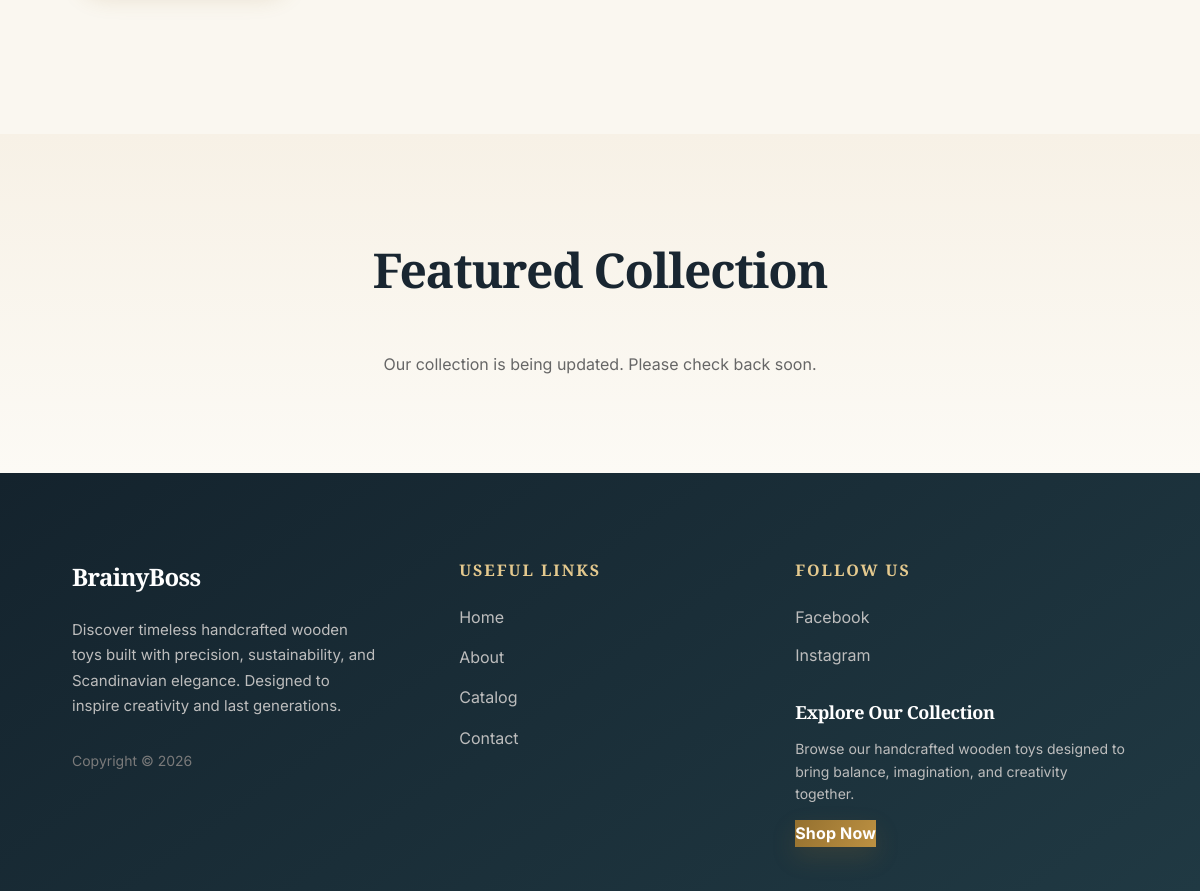
The app's page / (lower part), older data.
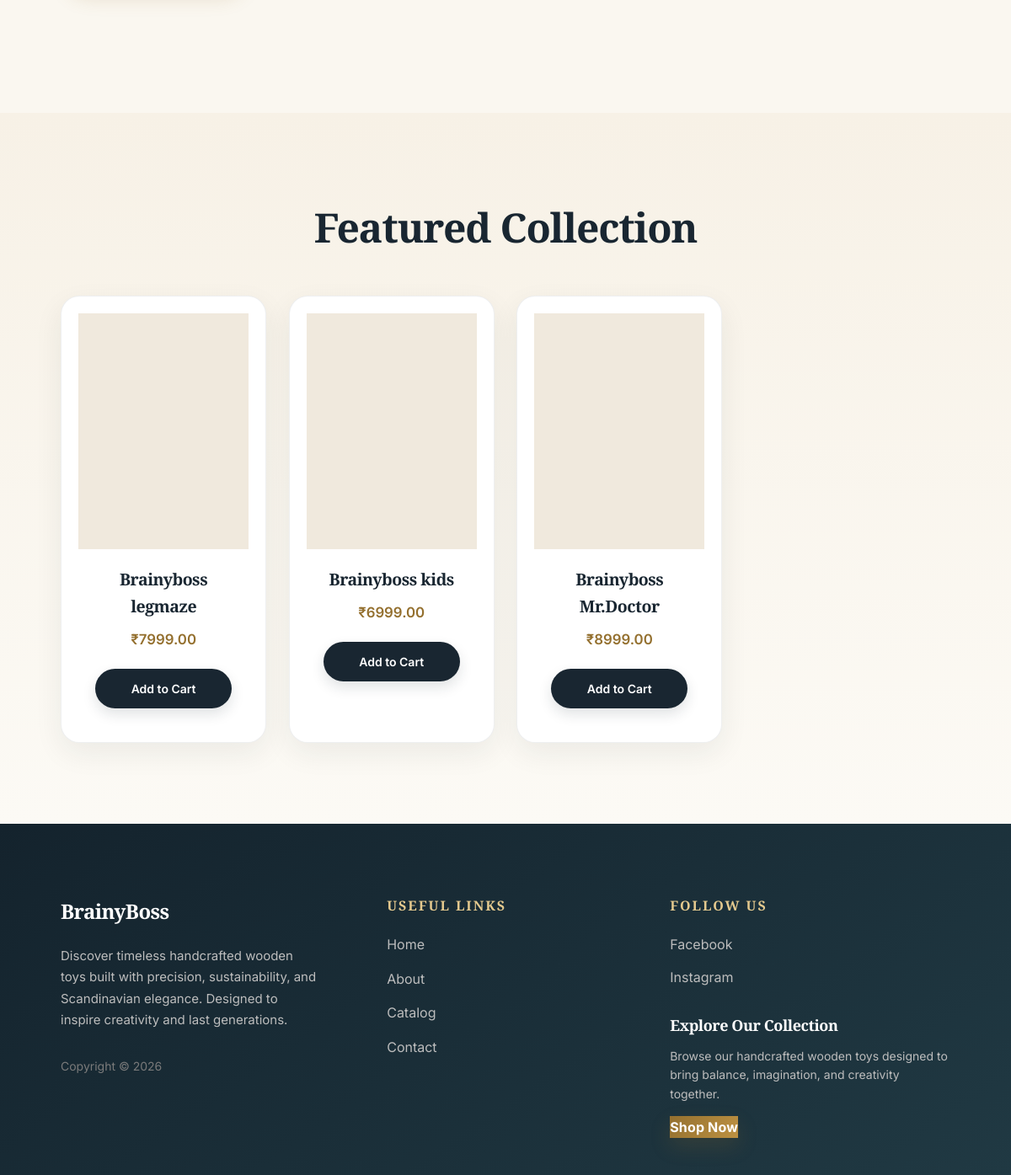
The same page, newer data.
### store/models.py (models this page shows, shortened)
class Product(models.Model):
    name = models.CharField(max_length=200)
    price = models.DecimalField(max_digits=10, decimal_places=2)
    description = models.TextField(blank=True)
    image = models.ImageField(upload_to='products/', blank=True, null=True)
    stock = models.IntegerField(default=0)
    created_at = models.DateTimeField(auto_now_add=True)

### store/views.py (the view)
# urls.py: path('', views.home, name='home'),
def home(request):
    featured_products = Product.objects.only('id', 'name', 'price', 'image').order_by('created_at')[:3]
    return render(request, 'home.html', {'featured_products': featured_products})

### store/context_processors.py (called while the page is built)
def cart_count(request):
    if not request.user.is_authenticated:
        return {'cart_count': 0}
    total = CartItem.objects.filter(cart__user_id=request.user.pk).aggregate(total=Sum('quantity'))['total']
    return {'cart_count': total or 0}

### store/templates/home.html (shortened to what this page needs)
{% load static %}
<!DOCTYPE html>
<html lang="en">
<head>
<link rel="stylesheet" href="{% static 'style.css' %}">
</head>
<body>
<section id="about" class="about">
</section>
<section class="featured">
  <h2>Featured Collection</h2>
  <div class="product-grid">
    {% for product in featured_products %}
      <article class="product-card">
        <div class="product-image">
          {% if product.image %}
            <img src="{{ product.image.url }}" alt="{{ product.name }}" loading="lazy" decoding="async">
          {% else %}
            <img src="{% static 'img/default.jpg' %}" alt="{{ product.name }}" loading="lazy" decoding="async">
          {% endif %}
        </div>
        <div class="product-info">
          <h3>{{ product.name }}</h3>
          <p class="price">₹{{ product.price }}</p>
          <form method="post" action="{% url 'add_to_cart' product.id %}">
            <button type="submit" class="btn-primary">Add to Cart</button>
          </form>
        </div>
      </article>
    {% empty %}
      <p class="featured-empty">Our collection is being updated. Please check back soon.</p>
    {% endfor %}
  </div>
</section>
<footer class="lux-footer">
  <div class="footer-container">
    <div class="footer-col">
      <h3 class="footer-logo">BrainyBoss</h3>
      <p class="footer-desc">
        Discover timeless handcrafted wooden toys built with
        precision, sustainability, and Scandinavian elegance.
        Designed to inspire creativity and last generations.
      </p>
      <p class="copyright">Copyright © 2026</p>
    </div>
    <div class="footer-col">
      <h4 class="footer-title">Useful Links</h4>
       <ul class="footer-links">
    <li><a href="{% url 'home' %}">Home</a></li>
    <li><a href="{% url 'home' %}#about">About</a></li>
    <li><a href="{% url 'catalog' %}">Catalog</a></li>
    <li><a href="{% url 'contact' %}">Contact</a></li>
  </ul>
    </div>
    <div class="footer-col">
      <h4 class="footer-title">Follow Us</h4>
      <div class="social-links">
        <a href="#">Facebook</a>
        <a href="#">Instagram</a>
      </div>
      <div class="footer-cta">
        <h4>Explore Our Collection</h4>
        <p>
          Browse our handcrafted wooden toys designed to bring
          balance, imagination, and creativity together.
        </p>
        <a href="{% url 'catalog' %}" class="footer-shop-btn">Shop Now</a>
      </div>
    </div>
  </div>
</footer>
</body>
</html>

Row changes from the older to the newer data that the page shows:
added Product: image (picture), name "Brainyboss legmaze", price "7999.00"
added Product: image (picture), name "Brainyboss kids", price "6999.00"
added Product: image (picture), name "Brainyboss Mr.Doctor", price "8999.00"
Text that changed along with them:
text no longer shown: "Our collection is being updated. Please check back soon."
